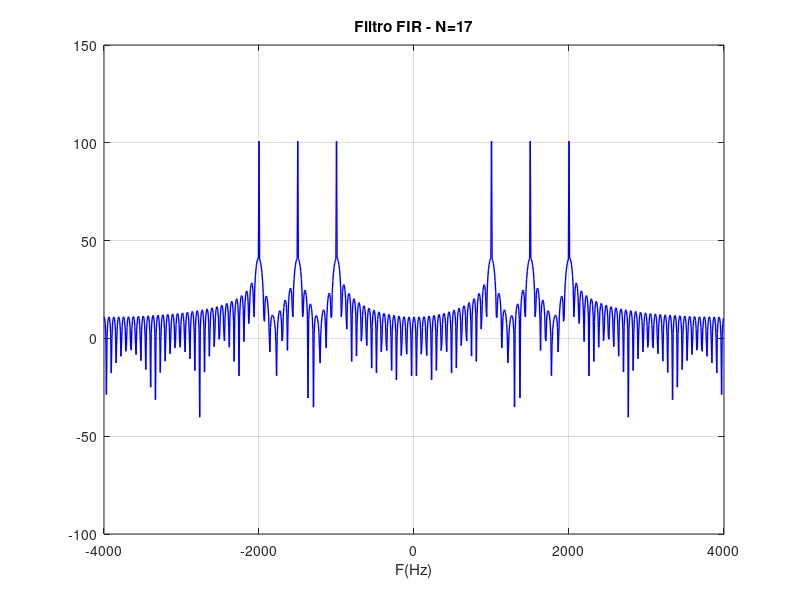
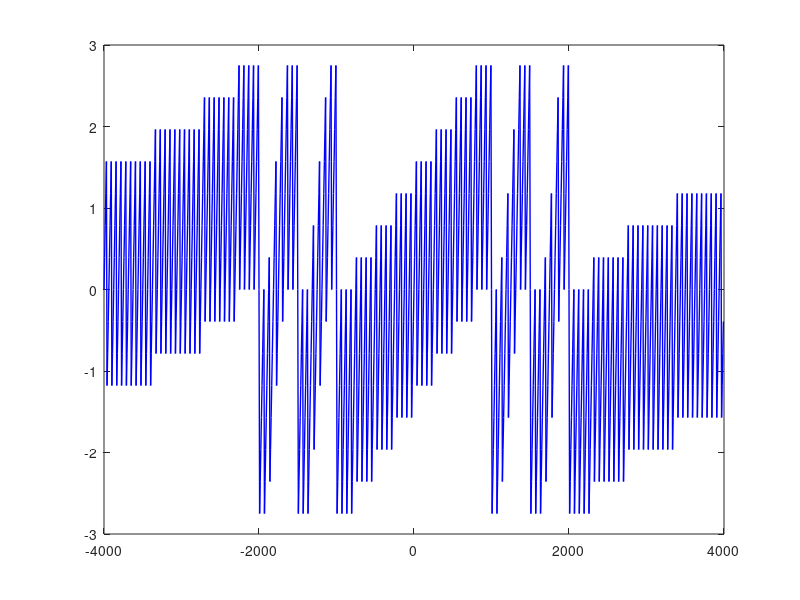
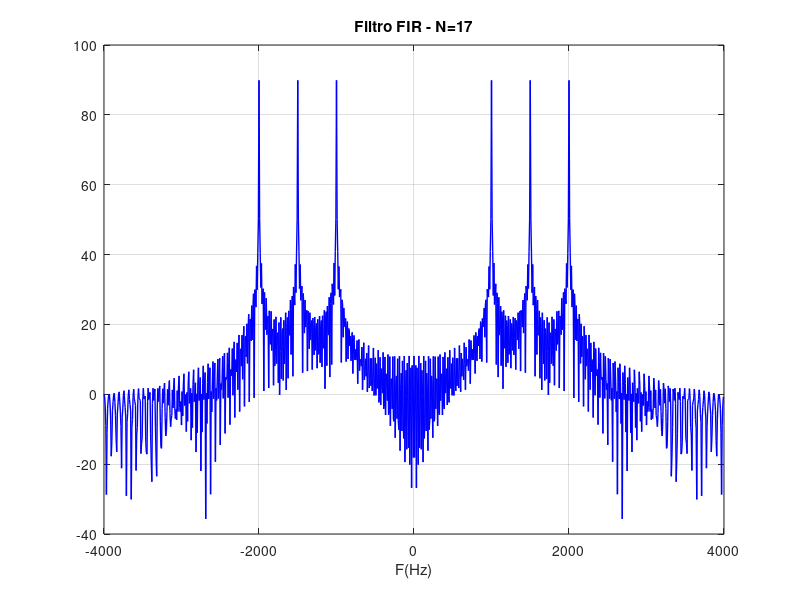
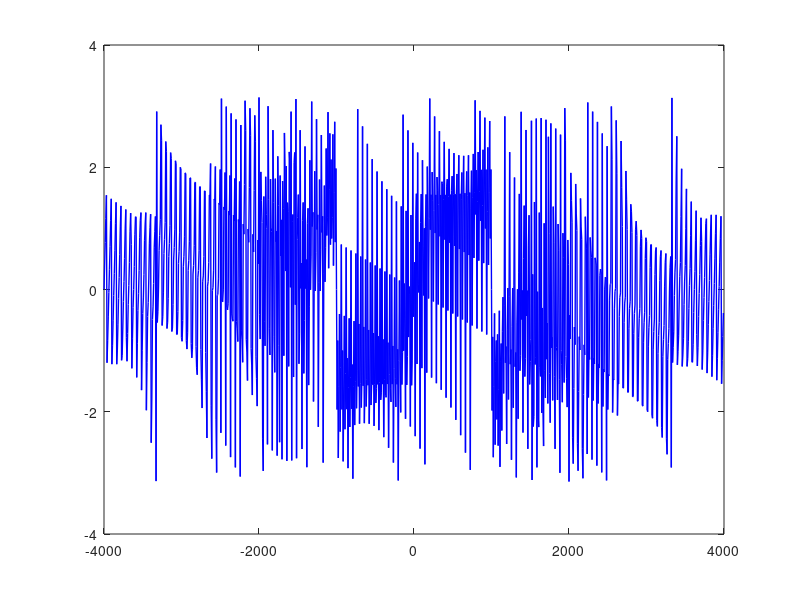

MATLAB code to generate these figures, in order:
clear; clc; close all

Fs = 8000; Ts=1/Fs;
F1 = 1000; F2 = 1500; F3 = 2000; 

% Sinal 1
n=[0:Fs*6];
X1 = cos(2.*pi.*(F1/Fs).*n);
X2 = cos(2.*pi.*(F2/Fs).*n);
X3 = cos(2.*pi.*(F3/Fs).*n);
X = X1+X2+X3;
% Calcula Espectro do Sinal 1
[H,F] = freqz(X,1,1024,'whole',Fs);
figure
g_hamming = plot(F-Fs/2,fftshift(10*log(abs(H))),'b','LineWidth',1);
grid
xlabel('F(Hz)');
title('Filtro FIR - N=17');hold;
figure
plot(F-Fs/2,fftshift(angle(H)),'b','LineWidth',1);

% Sinal 2
n=[0:Fs*2];
Y1 = cos(2.*pi.*(F1/Fs).*n);
Y2 = cos(2.*pi.*(F2/Fs).*n);
Y3 = cos(2.*pi.*(F3/Fs).*n);
Y = [Y1 Y2 Y3];
% Calcula Espectro do Sinal 2
[H,F] = freqz(Y,1,1024,'whole',Fs);
figure
g_hamming = plot(F-Fs/2,fftshift(10*log(abs(H))),'b','LineWidth',1);
grid
xlabel('F(Hz)');
title('Filtro FIR - N=17');hold;
figure
plot(F-Fs/2,fftshift(angle(H)),'b','LineWidth',1);


